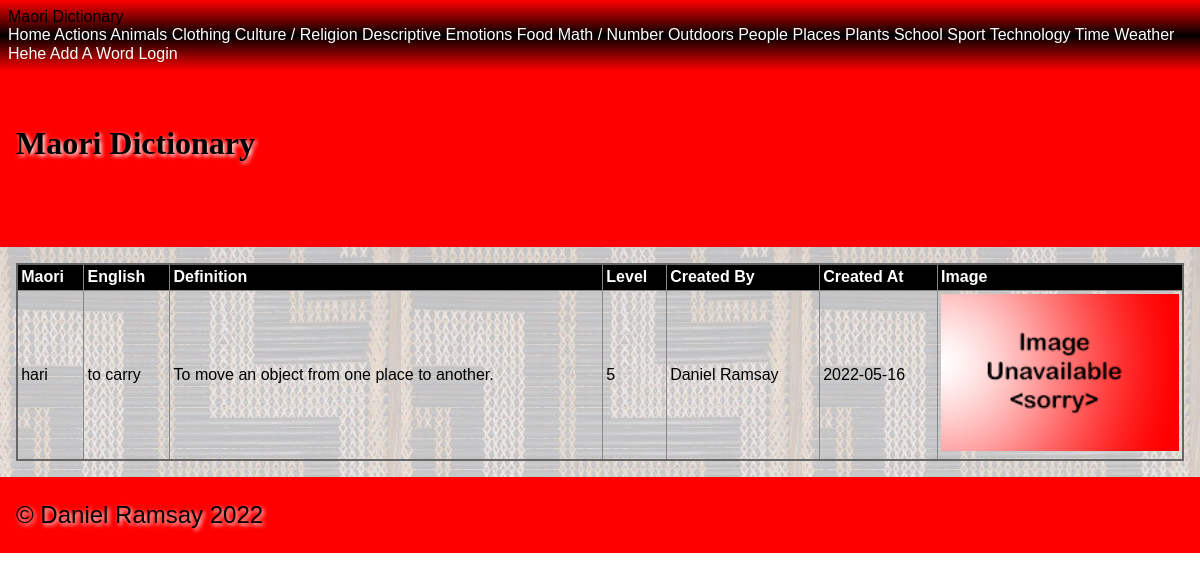
Page /category/actions/hari on the committed database.
### tables this page shows
CREATE TABLE "maori_words"
(
    id             integer
        primary key autoincrement,
    english_name   varchar(60),
    created_by     integer      not null
        constraint maori_words_people_id_fk
            references people
            on update restrict on delete restrict,
    created_at     datetime,
    maori_name     varchar(60)  not null,
    category       varchar(60),
    level          integer      not null,
    definition     varchar(200) not null,
    image_filename varchar(60)
);

CREATE TABLE "people"
(
    id         integer not null
        primary key autoincrement,
    first_name varchar(60),
    last_name  varchar(60),
    type       varchar(30),
    email      varchar(120),
    password   varchar(120)
);

### app.py (the view, shortened to what this page needs)
@app.route('/category/<category_name>/<maori_word>', methods=['GET', 'POST'])
def site_word(category_name, maori_word):
    category_name = category_name.replace("|", "/")
    query = "SELECT maori_name, english_name, definition, level, created_at, image_filename, maori_words.id, \
            people.first_name, people.last_name \
            FROM maori_words JOIN people ON maori_words.created_by = people.id \
            WHERE lower(maori_name) = ? and lower(category) = ?"
    con = create_connection(DATABASE)
    cur = con.cursor()
    cur.execute(query, (maori_word.lower(), category_name.lower()))
    maori_names = cur.fetchall()
    con.close()
    if request.method == 'POST' and request.form.get('submit') == "Delete Word":
        return redirect(f"/confirm_delete_word/{category_name.replace('/', '|')}/{maori_names[0][6]}")
    return render_template("word.html", logged_in=is_logged_in(), categories=get_categories(), category_name=category_name, maori_names=maori_names, is_a_teacher=is_a_teacher())

### app.py (called while the page is built)
def create_connection(db_file):
    try:
        connection = sqlite3.connect(db_file)
        return connection
    except Error as e:
        print(e)
    return None

def is_logged_in():
    if session.get("email") is None:
        print("not logged in")
        return False
    else:
        print("logged in")
        return True

def is_a_teacher():
    if session.get("type") == 'teacher':
        print("is teacher")
        return True
    else:
        print("is not teacher")
        return False

def get_categories():
    query = 'SELECT distinct lower(category) FROM maori_words'
    con = create_connection(DATABASE)
    cur = con.cursor()
    cur.execute(query)
    category_list = cur.fetchall()
    con.close()
    return category_list

### templates/word.html (shortened to what this page needs)
{% extends 'base.html' %}
{% block main %}
<table>
    <tr>
        <th>Maori</th>
        <th>English</th>
        <th>Definition</th>
        <th>Level</th>
        <th>Created By</th>
        <th>Created At</th>
        <th>Image</th>
    </tr>
    <tr>
        <td>{{ maori_names[0][0] }}</td>
        <td>{{ maori_names[0][1] }}</td>
        <td>{{ maori_names[0][2] }}</td>
        <td>{{ maori_names[0][3] }}</td>
        <td>{{ maori_names[0][7]}} {{ maori_names[0][8]}} </td>
        <td>{{ maori_names[0][4] }}</td>
        {% if maori_names[0][5] %}
            <td><img src='/static/images/{{ maori_names[0][5] }}'></td>
        {% else %}
            <td><img src='/static/images/noimage.png'></td>
        {% endif %}
    </tr>
</table>
{% endblock %}

### static/style.css (style rules this page uses)
* { font-family: Comfortaa, sans-serif; margin: 0; padding: 0; box-sizing: border-box; }
img { width: 100%; }
table { width: 100%; border: 2px solid #666; border-collapse: collapse; }
th, td { border: 1px solid #888; padding: 0.2rem; text-align: left; }
th { background-color: #000; color: #fff; }

### rows in the picture
maori_words: maori_name "hari", english_name "to carry", definition "To move an object from one place to another.", level "5", created_at "2022-05-16"
people: first_name "Daniel", last_name "Ramsay"

### other values in the picture
{{ category[0].title() }} "Actions" "Animals" "Clothing" "Culture / Religion" "Descriptive" "Emotions" "Food" "Math / Number" "Outdoors" "People" "Places" "Plants" "School" "Sport" "Technology" "Time" "Weather" "Hehe"
